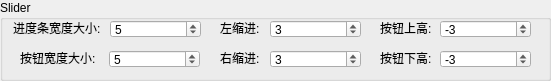
        <widget class="QGroupBox" name="groupBox_3">
         <property name="geometry">
          <rect>
           <x>10</x>
           <y>480</y>
           <width>551</width>
           <height>81</height>
          </rect>
         </property>
         <property name="title">
          <string>Slider</string>
         </property>
         <widget class="QSpinBox" name="spinBox_8">
          <property name="geometry">
           <rect>
            <x>270</x>
            <y>50</y>
            <width>91</width>
            <height>18</height>
           </rect>
          </property>
          <property name="minimum">
           <number>-10</number>
          </property>
          <property name="value">
           <number>3</number>
          </property>
         </widget>
         <widget class="QLabel" name="label_26">
          <property name="geometry">
           <rect>
            <x>220</x>
            <y>20</y>
            <width>51</width>
            <height>16</height>
           </rect>
          </property>
          <property name="text">
           <string>左缩进:</string>
          </property>
         </widget>
         <widget class="QSpinBox" name="spinBox_6">
          <property name="geometry">
           <rect>
            <x>110</x>
            <y>20</y>
            <width>91</width>
            <height>18</height>
           </rect>
          </property>
          <property name="value">
           <number>5</number>
          </property>
         </widget>
         <widget class="QLabel" name="label_25">
          <property name="geometry">
           <rect>
            <x>13</x>
            <y>20</y>
            <width>91</width>
            <height>16</height>
           </rect>
          </property>
          <property name="text">
           <string>进度条宽度大小:</string>
          </property>
         </widget>
         <widget class="QSpinBox" name="spinBox_7">
          <property name="geometry">
           <rect>
            <x>270</x>
            <y>20</y>
            <width>91</width>
            <height>18</height>
           </rect>
          </property>
          <property name="minimum">
           <number>-10</number>
          </property>
          <property name="value">
           <number>3</number>
          </property>
         </widget>
         <widget class="QLabel" name="label_51">
          <property name="geometry">
           <rect>
            <x>220</x>
            <y>50</y>
            <width>41</width>
            <height>16</height>
           </rect>
          </property>
          <property name="text">
           <string>右缩进:</string>
          </property>
         </widget>
         <widget class="QLabel" name="label_31">
          <property name="geometry">
           <rect>
            <x>20</x>
            <y>50</y>
            <width>81</width>
            <height>16</height>
           </rect>
          </property>
          <property name="text">
           <string>按钮宽度大小:</string>
          </property>
         </widget>
         <widget class="QSpinBox" name="spinBox_9">
          <property name="geometry">
           <rect>
            <x>109</x>
            <y>50</y>
            <width>91</width>
            <height>18</height>
           </rect>
          </property>
          <property name="value">
           <number>5</number>
          </property>
         </widget>
         <widget class="QLabel" name="label_29">
          <property name="geometry">
           <rect>
            <x>380</x>
            <y>20</y>
            <width>54</width>
            <height>16</height>
           </rect>
          </property>
          <property name="text">
           <string>按钮上高:</string>
          </property>
         </widget>
         <widget class="QSpinBox" name="spinBox_10">
          <property name="geometry">
           <rect>
            <x>440</x>
            <y>20</y>
            <width>91</width>
            <height>18</height>
           </rect>
          </property>
          <property name="minimum">
           <number>-10</number>
          </property>
          <property name="value">
           <number>-3</number>
          </property>
         </widget>
         <widget class="QSpinBox" name="spinBox_11">
          <property name="geometry">
           <rect>
            <x>440</x>
            <y>50</y>
            <width>91</width>
            <height>18</height>
           </rect>
          </property>
          <property name="minimum">
           <number>-10</number>
          </property>
          <property name="value">
           <number>-3</number>
          </property>
         </widget>
         <widget class="QLabel" name="label_77">
          <property name="geometry">
           <rect>
            <x>380</x>
            <y>50</y>
            <width>54</width>
            <height>16</height>
           </rect>
          </property>
          <property name="text">
           <string>按钮下高:</string>
          </property>
         </widget>
        </widget>
